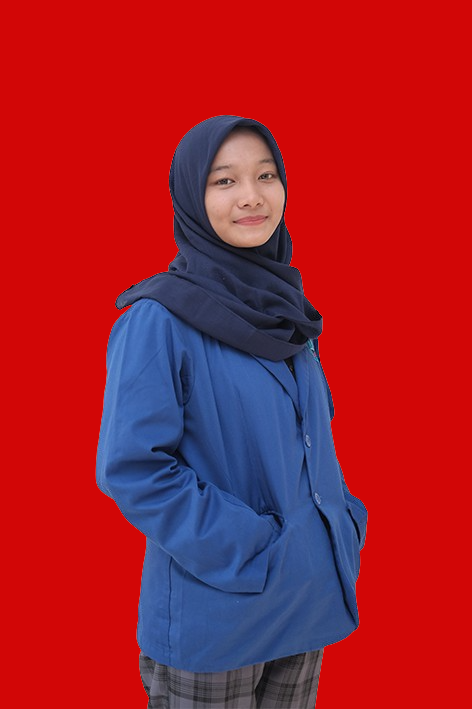
#> input picture icaa.png, 472 x 709 px
$ jupyter execute Untitled.ipynb
#> lines starting #> are read from the running program, lines starting #| are printed output that depends on the picture
[cell 1]
import cv2
import numpy as np
from skimage.io import imread, imsave
import matplotlib.pyplot as plt
from skimage import transform
from skimage.transform import rotate, AffineTransform
from skimage.util import random_noise
from skimage.filters import gaussian
from scipy import ndimage

[cell 2]
img = imread('icaa.png') / 255

[cell 3]
plt.imshow(img)
plt.show()

[cell 4]
rotate45 = rotate(img, angle=45)
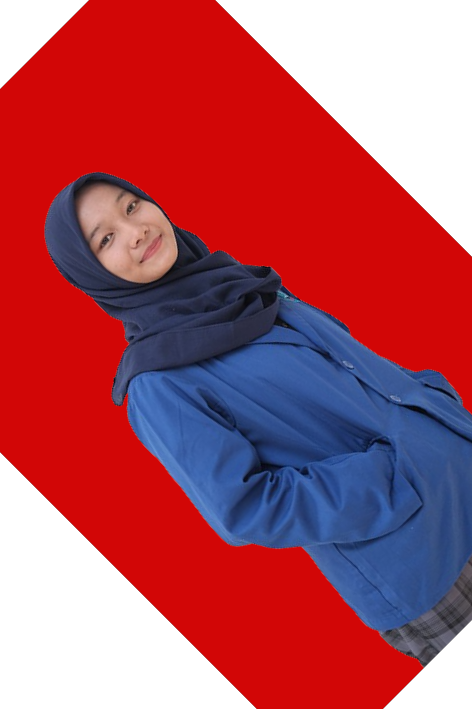
#> rotate45: shape (709, 472, 4) float64; mean R, G, B, A 0.463, 0.106, 0.161, 0.779; transparent parts drawn white
rotate90 = rotate(img, angle=90)
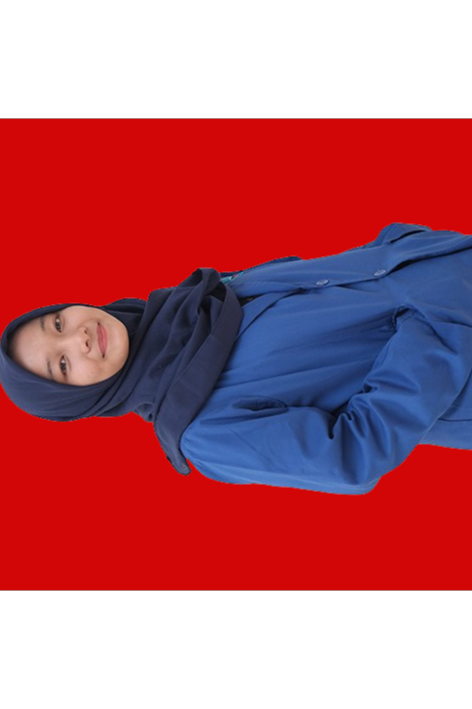
#> rotate90: shape (709, 472, 4) float64; mean R, G, B, A 0.397, 0.0899, 0.136, 0.666; transparent parts drawn white

fig = plt.figure(tight_layout='auto', figsize=(10,7))

fig.add_subplot(222)
plt.title('Rotasi 45')
plt.imshow(rotate45)
fig.add_subplot(224)
plt.title('Rotasi 90')
plt.imshow(rotate90)
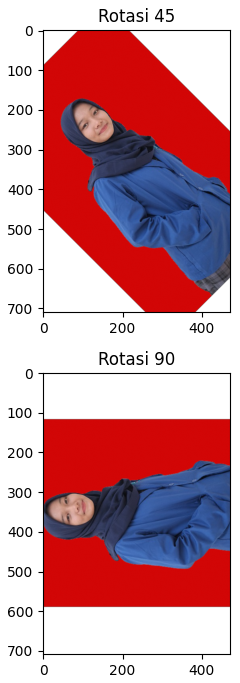
#> figure drawn by matplotlib, 2 panels

[cell 5]
import cv2

[cell 6]
img = imread('icaa.png')
#> img is the input picture: shape (709, 472, 4); mean R, G, B, A 161, 29.8, 44.3, 255
img = cv2.resize(img,(100,100))
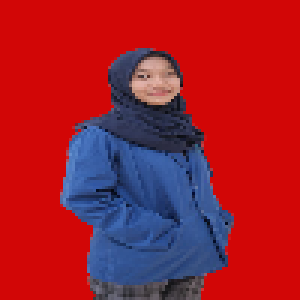
#> img: shape (100, 100, 4) (shown 3 times larger); mean R, G, B, A 161, 29.8, 44.3, 255
